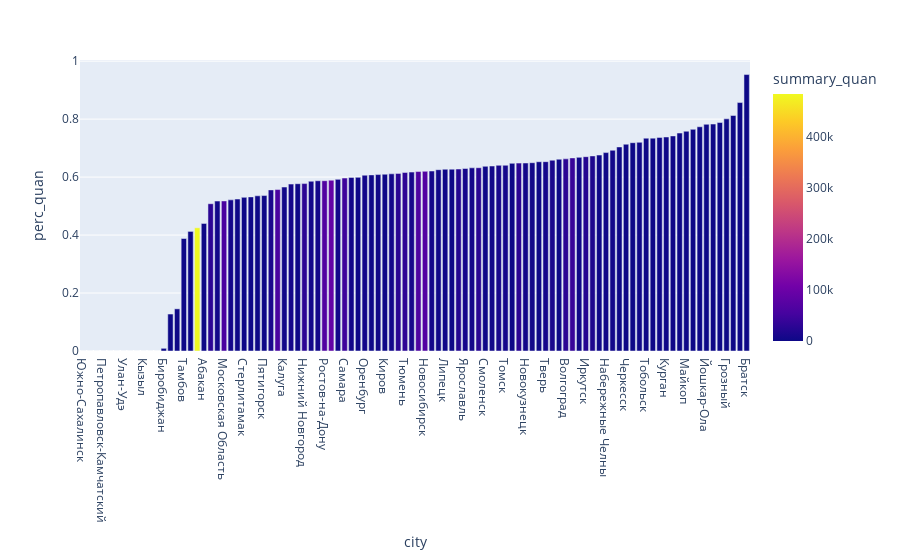

The notebook cell saved with this chart:
### Markdown cell above
из-за того что в Москве огромный перевес по всем параметрам она затмевает своим количеством заказов другие города 
но подтверждается предыдущий вывод о том что в крупных городах доля юнилевера купленного по скидке значительно меньше

### Code cell
px.bar(compare_disc.sort_values('perc_quan'), x = 'city',y ='perc_quan', 
       hover_data= ['summary_quan'], color = 'summary_quan')

### Figure 1 — Plotly figure (JSON) as saved in the notebook; plotly's stock layout.template omitted (floating-point values rounded to 4 significant figures)
{"data": [{"alignmentgroup": "True", "customdata": [[98], [8], [50], [75], [303], [75], [108], [92], [53], [276], [87], [100], [108], [196], [495], [742], [286], [483515], [500], [28097], [5063], [58389], [6701], [639], [432], [1388], [127], [839], [13108], [58191], [3891], [6753], [901], [28580], [5768], [6419], [68454], [90816], [6904], [45877], [5450], [1866], [5982], [1343], [3340], [710], [5819], [27023], [31418], [10035], [65072], [68995], [6379], [4921], [2159], [1025], [21284], [8532], [6586], [26857], [1535], [4583], [10684], [7936], [1109], [27972], [5489], [5115], [830], [7924], [12357], [535], [28400], [40043], [2576], [21833], [15078], [1179], [2032], [5904], [936], [628], [487], [2443], [602], [576], [1323], [1888], [3039], [1040], [1253], [136], [477], [335], [539], [477], [211], [176], [56], [173]], "hovertemplate": "city=%{x}<br>perc_quan=%{y}<br>summary_quan=%{marker.color}<extra></extra>", "legendgroup": "", "marker": {"color": [98, 8, 50, 75, 303, 75, 108, 92, 53, 276, 87, 100, 108, 196, 495, 742, 286, 483515, 500, 28097, 5063, 58389, 6701, 639, 432, 1388, 127, 839, 13108, 58191, 3891, 6753, 901, 28580, 5768, 6419, 68454, 90816, 6904, 45877, 5450, 1866, 5982, 1343, 3340, 710, 5819, 27023, 31418, 10035, 65072, 68995, 6379, 4921, 2159, 1025, 21284, 8532, 6586, 26857, 1535, 4583, 10684, 7936, 1109, 27972, 5489, 5115, 830, 7924, 12357, 535, 28400, 40043, 2576, 21833, 15078, 1179, 2032, 5904, 936, 628, 487, 2443, 602, 576, 1323, 1888, 3039, 1040, 1253, 136, 477, 335, 539, 477, 211, 176, 56, 173], "coloraxis": "coloraxis"}, "name": "", "offsetgroup": "", "orientation": "v", "showlegend": false, "textposition": "auto", "type": "bar", "x": ["Южно-Сахалинск", "Анадырь", "Элиста", "Петропавловск-Камчатский", "Якутск", "Нарьян-Мар", "Улан-Удэ", "Чита", "Благовещенск", "Кызыл", "Магадан", "Хабаровск", "Биробиджан", "Владивосток", "Махачкала", "Тамбов", "Великий Новгород", "Москва", "Абакан", "Казань", "Курск", "Московская Область", "Одинцово", "Владикавказ", "Стерлитамак", "Орел", "Нальчик", "Пятигорск", "Балашиха", "Екатеринбург", "Калуга", "Астрахань", "Саранск", "Нижний Новгород", "Тольятти", "Барнаул", "Ростов-на-Дону", "Санкт-Петербург", "Подольск", "Самара", "Ставрополь", "Белгород", "Оренбург", "Магнитогорск", "Ижевск", "Киров", "Ульяновск", "Уфа", "Тюмень", "Саратов", "Краснодар", "Новосибирск", "Иваново", "Ногинск", "Липецк", "Ханты-Мансийск", "Челябинск", "Ярославль", "Сургут", "Омск", "Смоленск", "Владимир", "Рязань", "Томск", "Брянск", "Воронеж", "Новокузнецк", "Тула", "Архангельск", "Тверь", "Калининград", "Ноябрьск", "Волгоград", "Красноярск", "Новороссийск", "Иркутск", "Пермь", "Нижний Тагил", "Набережные Челны", "Кемерово", "Кострома", "Черкесск", "Псков", "Чебоксары", "Тобольск", "Сыктывкар", "Вологда", "Курган", "Мурманск", "Пенза", "Майкоп", "Юрга", "Петрозаводск", "Йошкар-Ола", "Альметьевск", "Бийск", "Грозный", "Орск", "Прокопьевск", "Братск"], "xaxis": "x", "y": [0, 0, 0, 0, 0, 0, 0, 0, 0, 0, 0, 0, 0.009259, 0.1276, 0.1455, 0.3881, 0.4126, 0.4251, 0.44, 0.5081, 0.5173, 0.5178, 0.5214, 0.5243, 0.5301, 0.5317, 0.5354, 0.5364, 0.5558, 0.557, 0.5657, 0.5759, 0.5771, 0.5776, 0.5856, 0.5873, 0.5875, 0.5894, 0.5921, 0.5967, 0.5989, 0.5991, 0.6065, 0.6076, 0.6087, 0.6099, 0.6113, 0.6128, 0.616, 0.6172, 0.6191, 0.6199, 0.6209, 0.6255, 0.6271, 0.6273, 0.6279, 0.6296, 0.6319, 0.6323, 0.6371, 0.6382, 0.6407, 0.6408, 0.6474, 0.6482, 0.6486, 0.6497, 0.653, 0.6532, 0.6583, 0.6617, 0.6629, 0.6662, 0.6681, 0.6704, 0.673, 0.676, 0.6845, 0.6926, 0.7041, 0.7134, 0.7187, 0.72, 0.7342, 0.7344, 0.737, 0.7383, 0.742, 0.7519, 0.7582, 0.7647, 0.7736, 0.7821, 0.7829, 0.7883, 0.8009, 0.8125, 0.8571, 0.9538], "yaxis": "y"}], "layout": {"barmode": "relative", "coloraxis": {"colorbar": {"title": {"text": "summary_quan"}}, "colorscale": [[0, "#0d0887"], [0.1111, "#46039f"], [0.2222, "#7201a8"], [0.3333, "#9c179e"], [0.4444, "#bd3786"], [0.5556, "#d8576b"], [0.6667, "#ed7953"], [0.7778, "#fb9f3a"], [0.8889, "#fdca26"], [1, "#f0f921"]]}, "legend": {"tracegroupgap": 0}, "margin": {"t": 60}, "xaxis": {"anchor": "y", "domain": [0, 1], "title": {"text": "city"}}, "yaxis": {"anchor": "x", "domain": [0, 1], "title": {"text": "perc_quan"}}}}
